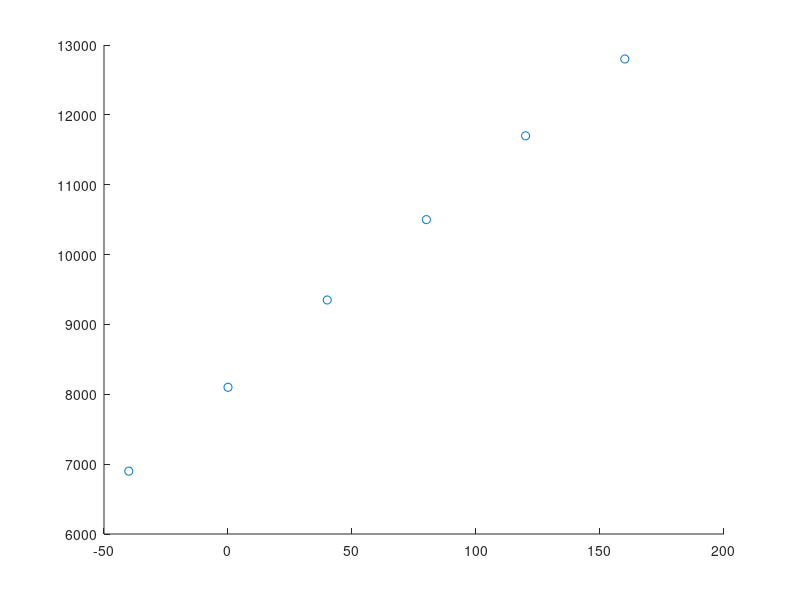

This chart was generated by the following MATLAB code:
% pV = nRT -> p(10) = (1000/(2*14.006747))RT

T = [-40,0,40,80,120,160];
p = [6900,8100,9350,10500,11700,12800];

scatter(T,p);
hold on;

a = polyfit(T,p,1);

polyval(a,linspace(-40,200));

r = 10 * a(1) / 1000 * 2*14.006747;
disp(r);